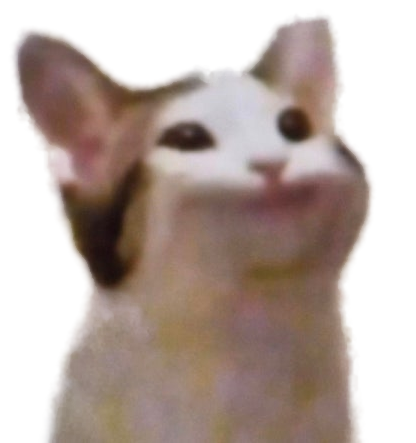
#> input picture assets/images/popcat_closed.png, 416 x 443 px
$ python -i make_popcat_frames.py   (imports and definitions only)
#> lines starting #> are read from the running program, lines starting #| are printed output that depends on the picture
"""
원본 팝캣 밈 이미지(가로로 닫힌 입 / 벌린 입 두 프레임)를 잘라
assets/images/popcat_closed.png, popcat_open.png 를 생성한다.

사용법:
    python3 tools/make_popcat_frames.py <원본이미지경로>

- 두 프레임을 정확히 절반으로 분리
- rembg(u2net)로 배경 제거
- 벌린 입 프레임은 닫힌 입 마스크와 union 하여 몸통 누락 방지
- 두 프레임을 "동일한" 크롭 박스로 잘라 크기/위치를 일치시킴 (교차해도 흔들림 없음)
"""
import sys, os
from PIL import Image, ImageChops, ImageFilter

ROOT = os.path.dirname(os.path.dirname(os.path.abspath(__file__)))
OUT = os.path.join(ROOT, "assets", "images")
PAD = 8


def defringe(rgba: Image.Image) -> Image.Image:
    """반투명 가장자리의 배경색 번짐을 줄인다."""
    r, g, b, a = rgba.split()
    # 알파가 있는 영역의 색을 조금 확장해서 가장자리 헤일로를 덮는다
    grown = Image.merge("RGB", (r, g, b)).filter(ImageFilter.MaxFilter(3))
    gr, gg, gb = grown.split()
    mask = a.point(lambda v: 255 if v < 200 else 0)
    r.paste(gr, (0, 0), mask)
    g.paste(gg, (0, 0), mask)
    b.paste(gb, (0, 0), mask)
    return Image.merge("RGBA", (r, g, b, a))


def main(src_path: str) -> None:
#> called with src_path = '../assets/images/popcat_closed.png'
    from rembg import remove, new_session

    os.makedirs(OUT, exist_ok=True)
    src = Image.open(src_path).convert("RGB")
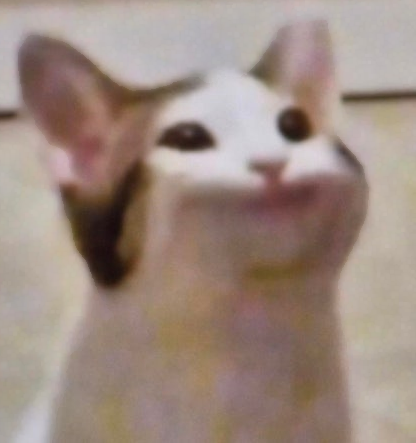
#> src: PIL image 416x443 RGB; mean R, G, B 157.7, 139, 129
    w, h = src.size
#> w = 416; h = 443
    closed_src = src.crop((0, 0, w // 2, h))
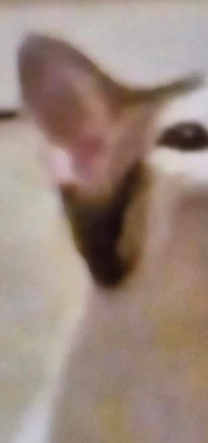
#> closed_src: PIL image 208x443 RGB; mean R, G, B 155.8, 136.7, 125.9
    open_src = src.crop((w // 2, 0, w, h))
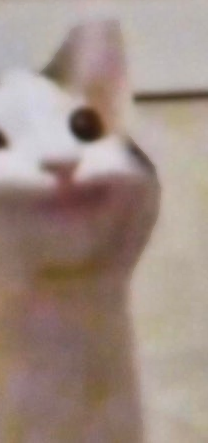
#> open_src: PIL image 208x443 RGB; mean R, G, B 159.6, 141.3, 132.1

#> (the run stopped early here; a loop or call above may not have finished)

$ run again, on assets/images/oiia_cat.png
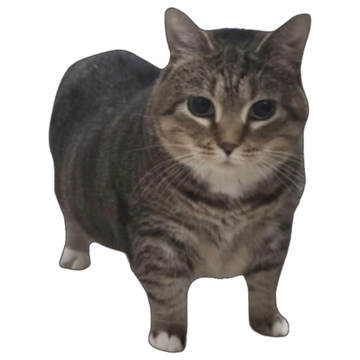
#> input picture assets/images/oiia_cat.png, 360 x 360 px
#> in main, `closed_src = src.crop((0, 0, w // 2, h))`:
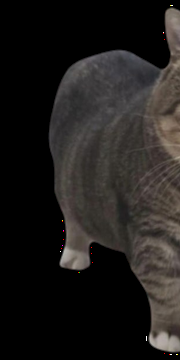
#> closed_src: PIL image 180x360 RGB; mean R, G, B 32.7, 30.1, 28.4
#> in main, `open_src = src.crop((w // 2, 0, w, h))`:
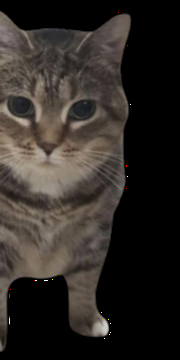
#> open_src: PIL image 180x360 RGB; mean R, G, B 46.9, 41.8, 37.7
